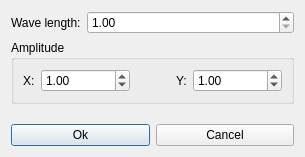
<?xml version="1.0" encoding="UTF-8"?>
<ui version="4.0">
 <class>WavesDialog</class>
 <widget class="QDialog" name="WavesDialog">
  <property name="geometry">
   <rect>
    <x>0</x>
    <y>0</y>
    <width>305</width>
    <height>157</height>
   </rect>
  </property>
  <property name="windowTitle">
   <string>Waves settings</string>
  </property>
  <layout class="QVBoxLayout" name="verticalLayout" stretch="0,0,1,0">
   <item>
    <layout class="QHBoxLayout" name="horizontalLayout_5" stretch="0,1">
     <item>
      <widget class="QLabel" name="label_2">
       <property name="text">
        <string>Wave length:</string>
       </property>
      </widget>
     </item>
     <item>
      <widget class="QDoubleSpinBox" name="doubleSpinBoxLength">
       <property name="minimum">
        <double>1.000000000000000</double>
       </property>
       <property name="maximum">
        <double>1000000.000000000000000</double>
       </property>
       <property name="value">
        <double>1.000000000000000</double>
       </property>
      </widget>
     </item>
    </layout>
   </item>
   <item>
    <widget class="QGroupBox" name="groupBox_2">
     <property name="sizePolicy">
      <sizepolicy hsizetype="Preferred" vsizetype="Preferred">
       <horstretch>0</horstretch>
       <verstretch>0</verstretch>
      </sizepolicy>
     </property>
     <property name="title">
      <string>Amplitude</string>
     </property>
     <layout class="QHBoxLayout" name="horizontalLayout" stretch="0,1,0,0,1">
      <item>
       <widget class="QLabel" name="label_5">
        <property name="text">
         <string>X:</string>
        </property>
       </widget>
      </item>
      <item>
       <widget class="QDoubleSpinBox" name="doubleSpinBoxAmplitudeX">
        <property name="minimum">
         <double>-1000000.000000000000000</double>
        </property>
        <property name="maximum">
         <double>1000000.000000000000000</double>
        </property>
        <property name="value">
         <double>1.000000000000000</double>
        </property>
       </widget>
      </item>
      <item>
       <spacer name="horizontalSpacer_2">
        <property name="orientation">
         <enum>Qt::Horizontal</enum>
        </property>
        <property name="sizeHint" stdset="0">
         <size>
          <width>40</width>
          <height>20</height>
         </size>
        </property>
       </spacer>
      </item>
      <item>
       <widget class="QLabel" name="label_4">
        <property name="text">
         <string>Y:</string>
        </property>
       </widget>
      </item>
      <item>
       <widget class="QDoubleSpinBox" name="doubleSpinBoxAmplitudeY">
        <property name="minimum">
         <double>-1000000.000000000000000</double>
        </property>
        <property name="maximum">
         <double>1000000.000000000000000</double>
        </property>
        <property name="value">
         <double>1.000000000000000</double>
        </property>
       </widget>
      </item>
     </layout>
    </widget>
   </item>
   <item>
    <spacer name="verticalSpacer">
     <property name="orientation">
      <enum>Qt::Vertical</enum>
     </property>
     <property name="sizeHint" stdset="0">
      <size>
       <width>20</width>
       <height>0</height>
      </size>
     </property>
    </spacer>
   </item>
   <item>
    <layout class="QHBoxLayout" name="horizontalLayout_3">
     <item>
      <widget class="QPushButton" name="pushButtonOk">
       <property name="text">
        <string>Ok</string>
       </property>
      </widget>
     </item>
     <item>
      <widget class="QPushButton" name="pushButtonCancel">
       <property name="text">
        <string>Cancel</string>
       </property>
      </widget>
     </item>
    </layout>
   </item>
  </layout>
 </widget>
 <resources/>
 <connections/>
</ui>
